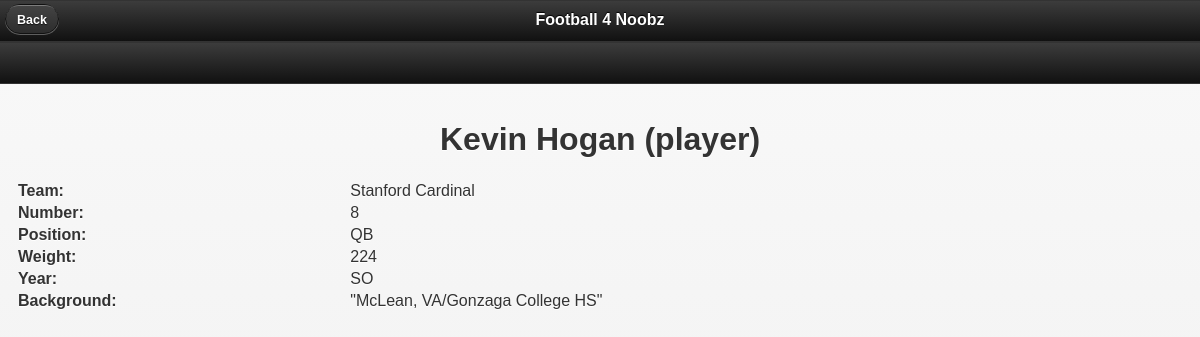
The app's page /term.php?termId=55&gameId=1&week=8, older data.
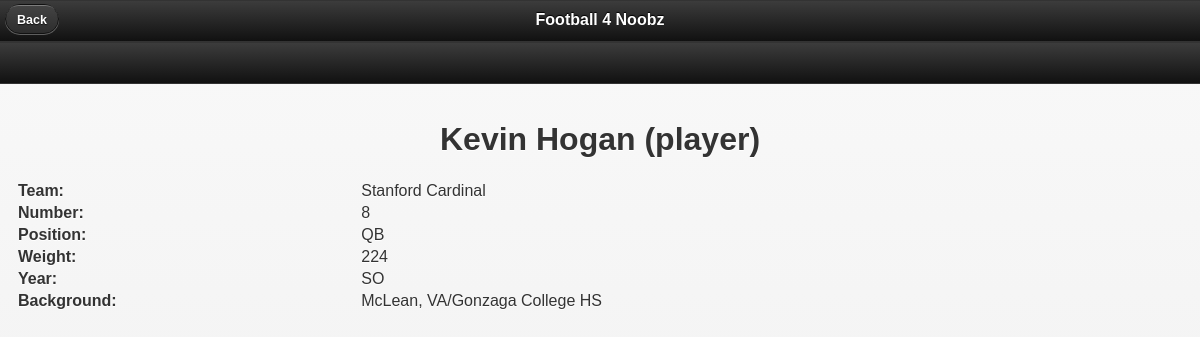
The same page, newer data.
### tables this page shows
CREATE TABLE Term
(
	id integer PRIMARY KEY,
	name varchar(100),
	type varchar(100),
	description text
);

CREATE TABLE Team
(
	id integer PRIMARY KEY,
	name varchar(100)
);

CREATE TABLE Player
(
	name varchar(100) PRIMARY KEY,
	teamId integer,
	number integer,
	position varchar(10),
	weight integer,
	year varchar(10),
	background text
);

### dbfuncs.php (called while the page is built, shortened)
<?php
	function executeQuery($db, $query)
	{
		$return_value = array();
		try
		{
			$stmt = $db->prepare($query);
			$stmt->execute();
			$result = $stmt->fetch(PDO::FETCH_ASSOC);
			while($result !== false)
			{
				array_push($return_value, $result);
				$result = $stmt->fetch(PDO::FETCH_ASSOC);
			}
			return $return_value;
		}
		catch (PDOException $e)
		{
			print $e->getMessage();
		}
		return false;
	}
?>

### term.php (the view, shortened to what this page needs)
<?php
	include ("./dbconnect.php");
	include ("./dbfuncs.php");
	$termId = $_GET["termId"];
	$gameId = $_GET["gameId"];
	$week = $_GET["week"];
?>
<html>
	<head>
		<link rel="stylesheet" href="jquery.mobile-1.2.0.css" />
		<link rel="stylesheet" href="style.css" />
	</head>
	<body>
		<div data-role="page">
			<div data-role="header">
				<a href="../147project/game.php?id=<?= $gameId ?>&week=<?= $week ?>">
					Back
				</a>
				<h1>Football 4 Noobz</h1>
			</div>
			<div data-role="header">
				<h1>
				</h1>
			</div>
			<div data-role="content">
				<center>
					<?php
						$termResult = executeQuery($db,
							"select * from Term where id = '" . $termId . "';");
						if (count($termResult) == 0)
						{
					?>
							Sorry, we could not find a definition for <?= $term ?>.
					<?php
						}
						else
						{
							$term = $termResult[0];
					?>
							<h1><?= $term["name"] ?> (<?= $term["type"] ?>)</h1>
					<?php
							if ($term["type"] == "player")
							{
								$playerResult = executeQuery($db,
									"select * from Player where name = '" . $term["name"] . "';");
								$player = $playerResult[0];
								$teamResult = executeQuery($db,
									"select * from Team where id = " . $player["teamId"] . ";");
								$team = $teamResult[0];
					?>
								<table>
									<tr>
										<td><b>Team:</b></td>
										<td><?= $team["name"] ?></td>
									</tr>
									<tr>
										<td><b>Number:</b></td>
										<td><?= $player["number"] ?></td>
									</tr>
									<tr>
										<td><b>Position:</b></td>
										<td><?= $player["position"] ?></td>
									</tr>
									<tr>
										<td><b>Weight:</b></td>
										<td><?= $player["weight"] ?></td>
									</tr>
									<tr>
										<td><b>Year:</b></td>
										<td><?= $player["year"] ?></td>
									</tr>
									<tr>
										<td><b>Background:</b></td>
										<td><?= $player["background"] ?></td>
									</tr>
								</table>
					<?php
							}
						}
					?>
				</center>
			</div>
		</div>
	</body>
</html>

### style.css (style rules this page uses)
table { width: 100%; }

Row changes from the older to the newer data that the page shows:
changed player "QB": background "\"McLean, VA/Gonzaga College HS\"" → "McLean, VA/Gonzaga College HS"
